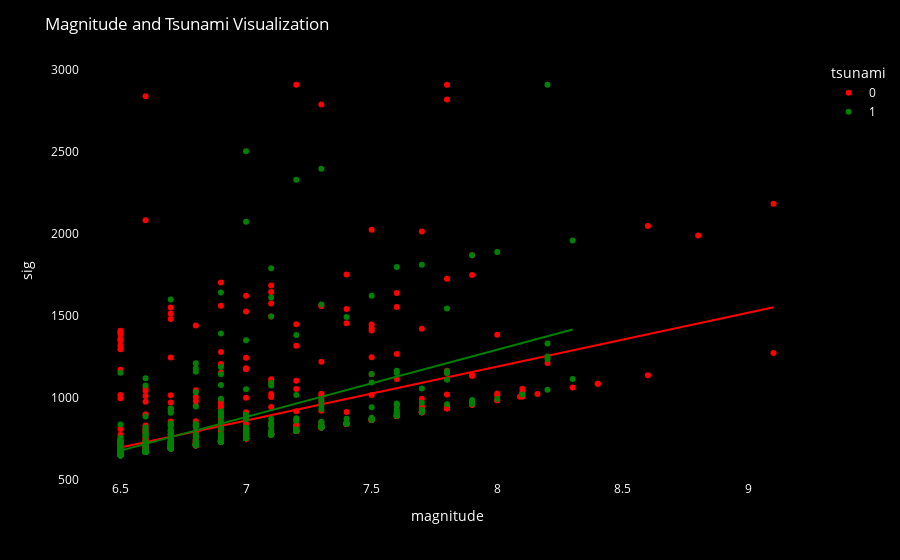

Source (notebook cell):
### Code cell
fig = px.scatter(newdf.assign(tsunami=newdf["tsunami"].astype(str)),
                 x='magnitude', 
                 y='sig', 
                 color='tsunami',
                 color_discrete_sequence=['red', 'green'],
                 trendline='ols', 
                 trendline_scope="trace")

fig.update_layout(
    title='Magnitude and Tsunami Visualization',
    paper_bgcolor='black',
    plot_bgcolor='black',
    font=dict(color='white'),
    xaxis_showgrid=False, 
    yaxis_showgrid=False,
)

fig.show()

### Figure 1 — Plotly figure (JSON) as saved in the notebook; plotly's stock layout.template omitted (floating-point values rounded to 4 significant figures; data arrays with more than 128 entries replaced by an {"elided": "..."} marker saying what was removed)
{"data": [{"hovertemplate": "tsunami=0<br>magnitude=%{x}<br>sig=%{y}<extra></extra>", "legendgroup": "0", "marker": {"color": "red", "symbol": "circle"}, "mode": "markers", "name": "0", "orientation": "v", "showlegend": true, "type": "scatter", "x": {"elided": "675 float values"}, "xaxis": "x", "y": {"elided": "675 int values"}, "yaxis": "y"}, {"hovertemplate": "<b>OLS trendline</b><br>sig = 328.878 * magnitude + -1439.87<br>R<sup>2</sup>=0.244646<br><br>tsunami=0<br>magnitude=%{x}<br>sig=%{y} <b>(trend)</b><extra></extra>", "legendgroup": "0", "marker": {"color": "red", "symbol": "circle"}, "mode": "lines", "name": "0", "showlegend": false, "type": "scatter", "x": {"elided": "675 float values"}, "xaxis": "x", "y": {"elided": "675 float values"}, "yaxis": "y"}, {"hovertemplate": "tsunami=1<br>magnitude=%{x}<br>sig=%{y}<extra></extra>", "legendgroup": "1", "marker": {"color": "green", "symbol": "circle"}, "mode": "markers", "name": "1", "orientation": "v", "showlegend": true, "type": "scatter", "x": {"elided": "325 float values"}, "xaxis": "x", "y": {"elided": "325 int values"}, "yaxis": "y"}, {"hovertemplate": "<b>OLS trendline</b><br>sig = 410.504 * magnitude + -1989.93<br>R<sup>2</sup>=0.305904<br><br>tsunami=1<br>magnitude=%{x}<br>sig=%{y} <b>(trend)</b><extra></extra>", "legendgroup": "1", "marker": {"color": "green", "symbol": "circle"}, "mode": "lines", "name": "1", "showlegend": false, "type": "scatter", "x": {"elided": "325 float values"}, "xaxis": "x", "y": {"elided": "325 float values"}, "yaxis": "y"}], "layout": {"autosize": true, "font": {"color": "white"}, "legend": {"title": {"text": "tsunami"}, "tracegroupgap": 0}, "margin": {"t": 60}, "paper_bgcolor": "black", "plot_bgcolor": "black", "title": {"text": "Magnitude and Tsunami Visualization"}, "xaxis": {"anchor": "y", "autorange": true, "domain": [0, 1], "range": [6.343, 9.257], "showgrid": false, "title": {"text": "magnitude"}, "type": "linear"}, "yaxis": {"anchor": "x", "autorange": true, "domain": [0, 1], "range": [475.0, 3085.0], "showgrid": false, "title": {"text": "sig"}, "type": "linear"}}}
